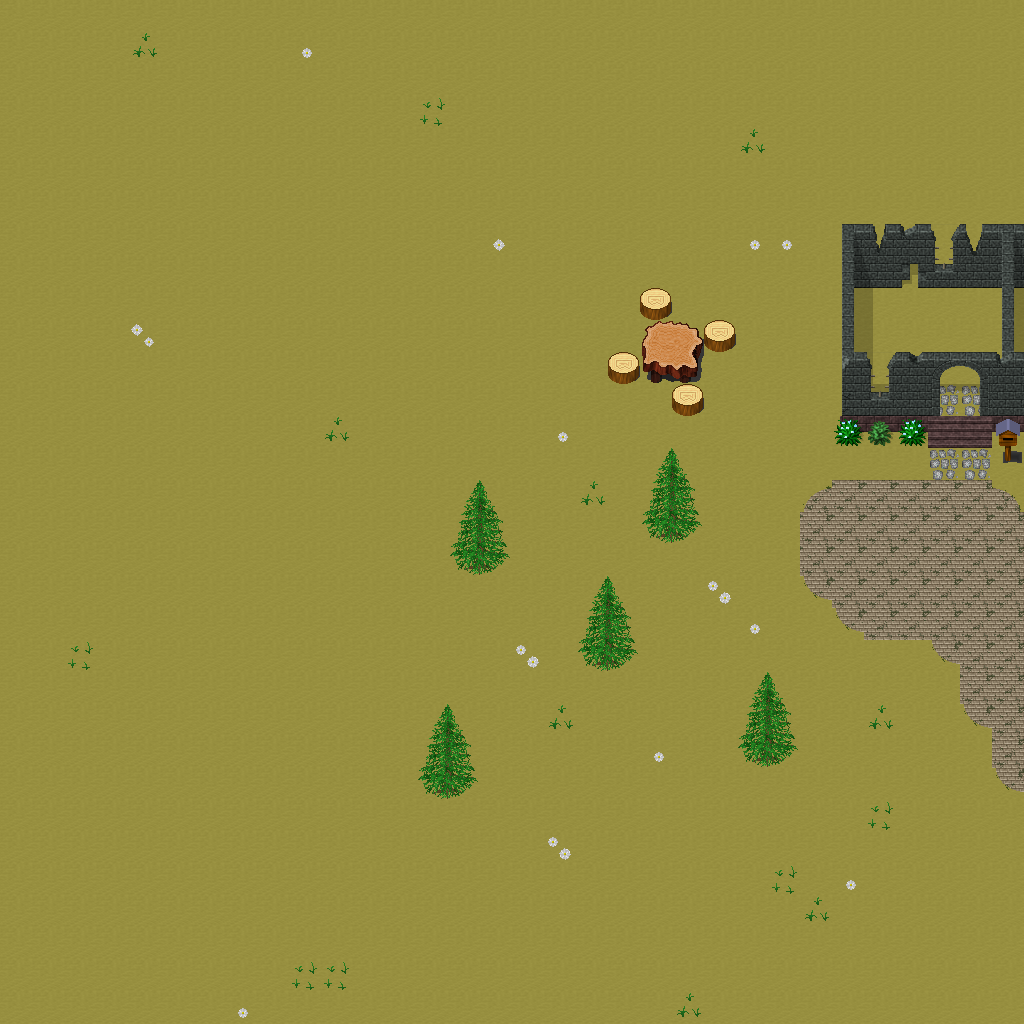

A 2D game scene composited from a Tiled map and its tileset images. What follows is a short description and the map's XML, with each tile layer's data collapsed to a summary:
An orthogonal 32x32 tile map with 32x32 px tiles, 5 tile layers (Ground, Objects, Objects2, Above, ...), 1 hidden layer not drawn, 26 tilesets.

<map version="1.10" tiledversion="1.11.0" orientation="orthogonal" renderorder="right-down" width="32" height="32" tilewidth="32" tileheight="32" infinite="0" nextlayerid="11" nextobjectid="1">
 <tileset firstgid="1" name="ground_ground" tilewidth="32" tileheight="32" tilecount="33" columns="3">
  <image source="../drawable/ground_ground.png" width="96" height="352" />
 </tileset>
 <tileset firstgid="34" name="building_castle" tilewidth="32" tileheight="32" tilecount="320" columns="20">
  <image source="../drawable/building_castle.png" width="640" height="512" />
 </tileset>
 <tileset firstgid="354" name="furniture_carpet_carpets_2" tilewidth="32" tileheight="32" tilecount="20" columns="4">
  <image source="../drawable/furniture_carpet_carpets_2.png" width="128" height="160" />
 </tileset>
 <tileset firstgid="374" name="ground_indoor_tiles" tilewidth="32" tileheight="32" tilecount="8" columns="2">
  <image source="../drawable/ground_indoor_tiles.png" width="64" height="128" />
 </tileset>
 <tileset firstgid="382" name="ground_water_pool" tilewidth="32" tileheight="32" tilecount="72" columns="3">
  <image source="../drawable/ground_water_pool.png" width="96" height="768" />
 </tileset>
 <tileset firstgid="454" name="ground_ridge_earth_dark" tilewidth="32" tileheight="32" tilecount="96" columns="12">
  <image source="../drawable/ground_ridge_earth_dark.png" width="384" height="256" />
 </tileset>
 <tileset firstgid="550" name="logic_collision" tilewidth="32" tileheight="32" tilecount="1" columns="1">
  <image source="../drawable/logic_collision.png" width="32" height="32" />
 </tileset>
 <tileset firstgid="551" name="building_wall_stone_grey" tilewidth="32" tileheight="32" tilecount="12" columns="3">
  <image source="../drawable/building_wall_stone_grey.png" width="96" height="128" />
 </tileset>
 <tileset firstgid="563" name="building_roof_green" tilewidth="32" tileheight="32" tilecount="20" columns="5">
  <image source="../drawable/building_roof_green.png" width="160" height="128" />
 </tileset>
 <tileset firstgid="583" name="ground_ladder_horizontal_dark" tilewidth="32" tileheight="32" tilecount="3" columns="1">
  <image source="../drawable/ground_ladder_horizontal_dark.png" width="32" height="96" />
 </tileset>
 <tileset firstgid="586" name="building_house_pink_blue" tilewidth="32" tileheight="32" tilecount="99" columns="11">
  <image source="../drawable/building_house_pink_blue.png" width="352" height="288" />
 </tileset>
 <tileset firstgid="685" name="ground_mossy_brick_paving" tilewidth="32" tileheight="32" tilecount="9" columns="3">
  <image source="../drawable/ground_mossy_brick_paving.png" width="96" height="96" />
 </tileset>
 <tileset firstgid="694" name="plant_tree_locust_tree" tilewidth="32" tileheight="32" tilecount="20" columns="4">
  <image source="../drawable/plant_tree_locust_tree.png" width="128" height="160" />
 </tileset>
 <tileset firstgid="714" name="plant_tree_spruce" tilewidth="32" tileheight="32" tilecount="6" columns="2">
  <image source="../drawable/plant_tree_spruce.png" width="64" height="96" />
 </tileset>
 <tileset firstgid="720" name="plant_flower_flowers_mixed" tilewidth="32" tileheight="32" tilecount="16" columns="4">
  <image source="../drawable/plant_flower_flowers_mixed.png" width="128" height="128" />
 </tileset>
 <tileset firstgid="736" name="ground_cobbled_paving" tilewidth="32" tileheight="32" tilecount="1" columns="1">
  <image source="../drawable/ground_cobbled_paving.png" width="32" height="32" />
 </tileset>
 <tileset firstgid="737" name="plant_flower_daisy_white" tilewidth="32" tileheight="32" tilecount="8" columns="2">
  <image source="../drawable/plant_flower_daisy_white.png" width="64" height="128" />
 </tileset>
 <tileset firstgid="745" name="item_postbox" tilewidth="32" tileheight="32" tilecount="4" columns="2">
  <image source="../drawable/item_postbox.png" width="64" height="64" />
 </tileset>
 <tileset firstgid="749" name="item_postbox_2" tilewidth="32" tileheight="32" tilecount="2" columns="1">
  <image source="../drawable/item_postbox_2.png" width="32" height="64" />
 </tileset>
 <tileset firstgid="751" name="furniture_table_tree_stump_table" tilewidth="32" tileheight="32" tilecount="4" columns="2">
  <image source="../drawable/furniture_table_tree_stump_table.png" width="64" height="64" />
 </tileset>
 <tileset firstgid="755" name="plant_stump_int_small_stump" tilewidth="32" tileheight="32" tilecount="1" columns="1">
  <image source="../drawable/plant_stump_int_small_stump.png" width="32" height="32" />
 </tileset>
 <tileset firstgid="756" name="plant_grasses" tilewidth="32" tileheight="32" tilecount="6" columns="3">
  <image source="../drawable/plant_grasses.png" width="96" height="64" />
 </tileset>
 <tileset firstgid="762" name="building_fence_wooden_brown_fence" tilewidth="32" tileheight="32" tilecount="42" columns="7">
  <image source="../drawable/building_fence_wooden_brown_fence.png" width="224" height="192" />
 </tileset>
 <tileset firstgid="804" name="ground_green_paving" tilewidth="32" tileheight="32" tilecount="18" columns="3">
  <image source="../drawable/ground_green_paving.png" width="96" height="192" />
 </tileset>
 <tileset firstgid="822" name="building_stone_ruins" tilewidth="32" tileheight="32" tilecount="72" columns="6">
  <image source="../drawable/building_stone_ruins.png" width="192" height="384" />
 </tileset>
 <tileset firstgid="894" name="logic_creature_insect" tilewidth="32" tileheight="32" tilecount="5" columns="5">
  <image source="../drawable/logic_creature_insect.png" width="160" height="32" />
 </tileset>
 <layer id="1" name="Ground" width="32" height="32">
  <data>[1024 cells, 1024 non-empty, 1 distinct tile ids]</data>
 </layer>
 <layer id="2" name="Objects" width="32" height="32">
  <data>[1024 cells, 109 non-empty, 28 distinct tile ids]</data>
 </layer>
 <layer id="3" name="Objects2" width="32" height="32">
  <data>[1024 cells, 10 non-empty, 9 distinct tile ids]</data>
 </layer>
 <layer id="4" name="Above" width="32" height="32">
  <data>[1024 cells, 39 non-empty, 21 distinct tile ids]</data>
 </layer>
 <layer id="5" name="Above2" width="32" height="32">
  <data>[1024 cells, 1 non-empty, 1 distinct tile ids]</data>
 </layer>
 <layer id="6" name="Walkable" width="32" height="32" visible="0">
  <data>[1024 cells, 32 non-empty, 1 distinct tile ids]</data>
 </layer>
 <objectgroup id="7" name="Mapevents" />
 <objectgroup id="8" name="Spawn" />
 <objectgroup id="9" name="Keys" />
 <objectgroup id="10" name="Replace" />
</map>
